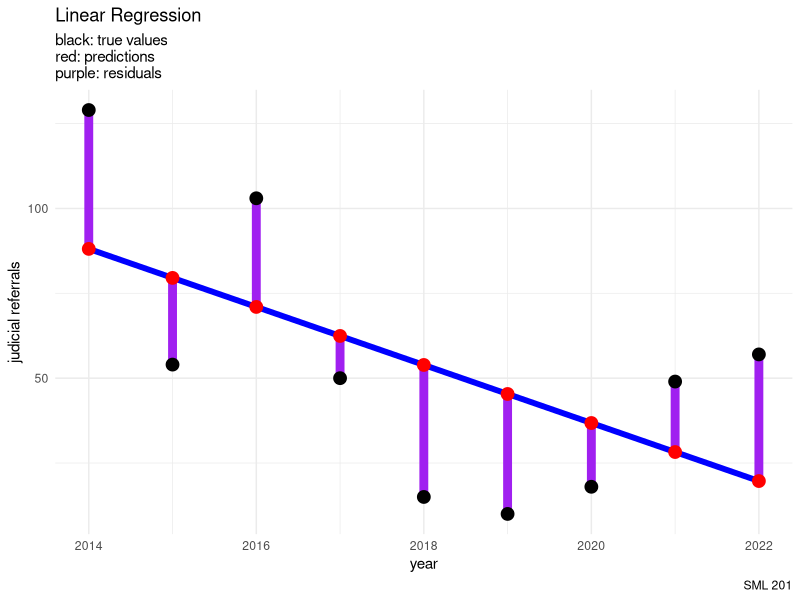

Source code (R):
## ---- chunk 1
#| echo: false
#| message: false
#| warning: false

library("tidyverse") #tools for data wrangling and visualization
liquor_df <- data.frame(
  year = 2014:2022,
  LLV = c(129, 54, 103, 50, 15, 10, 18, 49,57))
## ---- chunk 2
#| echo: false
lin_fit <- lm(LLV ~ year, data = liquor_df)
liquor_df <- liquor_df |>
  mutate(predictions = predict(lin_fit,
                               newdata = data.frame(year = liquor_df$year)),
         residuals = predictions - LLV)
## ---- chunk 3
#| echo: false
liquor_df |>
  ggplot(aes(x = year, y = LLV)) +
  geom_segment(aes(x = year, y = predictions, 
                   xend = year, yend = LLV), 
               color = "purple", linewidth = 3) +
  geom_point(size = 4, color = "black") +
  geom_smooth(formula = "y ~ x", method = "lm", se = FALSE,
              color = "blue", linewidth = 2) +
  geom_point(aes(x = year, y = predictions),
             color = "red", size = 4) +
  labs(title = "Linear Regression",
       subtitle = "black: true values\nred: predictions\npurple: residuals",
       caption = "SML 201",
       x = "year", y = "judicial referrals") +
  theme_minimal()
## ---- chunk 4
sessionInfo()
